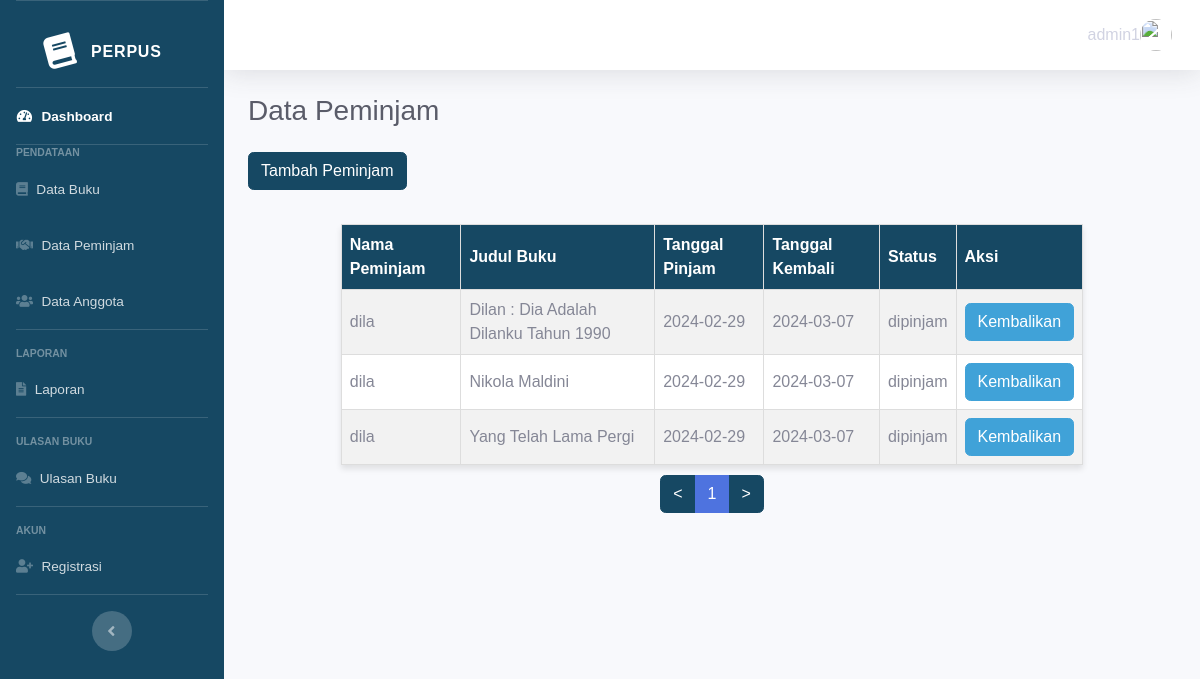
/admin/index_peminjam.php (signed in), run on an earlier commit of the app's database.
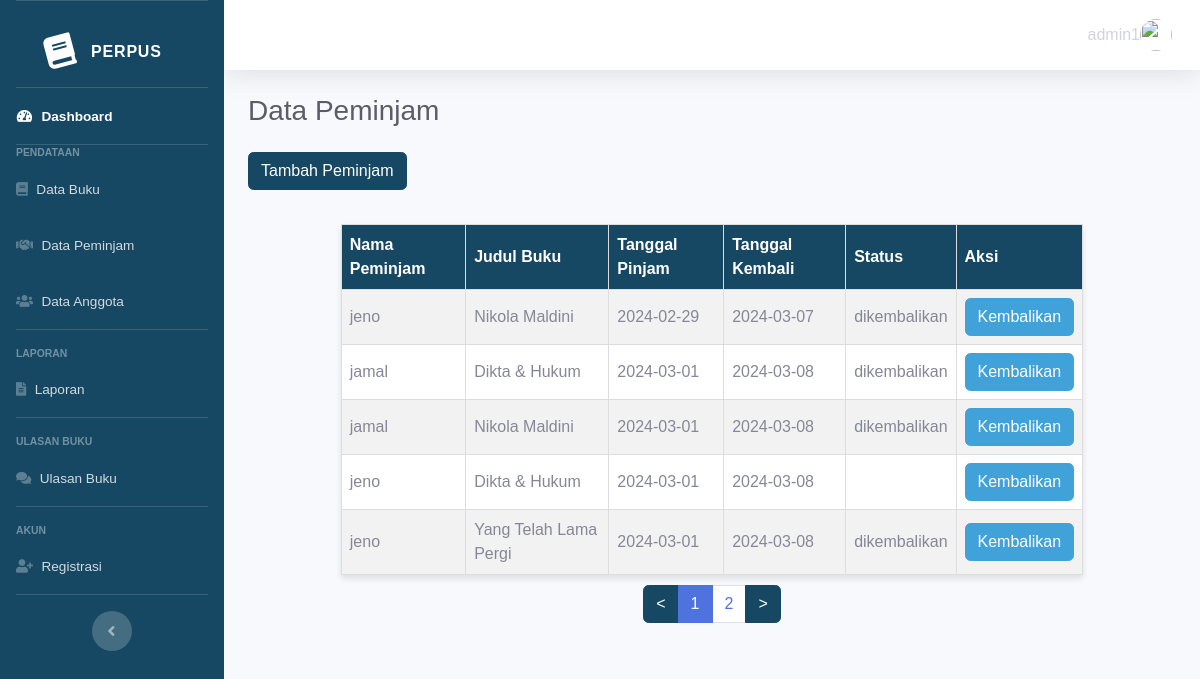
And on a later commit of the database.
### tables this page shows
CREATE TABLE `peminjaman` (
  `peminjaman_id` int(11) NOT NULL,
  `perpus_id` int(11) NOT NULL,
  `buku_id` int(11) NOT NULL,
  `tanggal_pinjam` date NOT NULL,
  `user_id` varchar(11) NOT NULL,
  `username` varchar(255) NOT NULL,
  `tanggal_kembali` date NOT NULL,
  `status_peminjam` enum('dipinjam','dikembalikan','','') DEFAULT NULL,
  `created_at` timestamp NOT NULL DEFAULT current_timestamp() ON UPDATE current_timestamp()
);

CREATE TABLE `buku` (
  `buku_id` int(11) NOT NULL,
  `perpus_id` int(11) NOT NULL,
  `judul` varchar(100) NOT NULL,
  `cover` varchar(255) NOT NULL,
  `penulis` varchar(50) NOT NULL,
  `penerbit` varchar(50) NOT NULL,
  `tahun_terbit` int(11) NOT NULL,
  `deskripsi` varchar(10000) NOT NULL,
  `kategori_id` int(11) NOT NULL,
  `ketersediaan` int(50) NOT NULL,
  `file_pdf` varchar(1000) NOT NULL,
  `created_at` timestamp NOT NULL DEFAULT current_timestamp() ON UPDATE current_timestamp()
);

### admin/index_peminjam.php (the view, shortened to what this page needs)
<?php
$role = $_SESSION["role"];
include('koneksi.php');
?>
<!DOCTYPE html>
<html lang="en">
<head>
    <link href="../dashboard/vendor/fontawesome-free/css/all.min.css" rel="stylesheet" type="text/css">
    <link href="../dashboard/css/sb-admin-2.min.css" rel="stylesheet">
</head>
<body id="page-top">
    <div id="wrapper">
        <ul class="navbar-nav bg-gradient-primary sidebar sidebar-dark accordion" id="accordionSidebar">
            <a class="sidebar-brand d-flex align-items-center justify-content-center" href="index.html">
                <div class="sidebar-brand-icon rotate-n-15">
                    <i class="fas fa-book"></i>
                </div>
                <div class="sidebar-brand-text mx-3">Perpus</div>
            </a>
            <hr class="sidebar-divider my-0">
            <li class="nav-item active">
                <a class="nav-link" href="home.php">
                    <i class="fas fa-fw fa-tachometer-alt"></i>
                    <span>Dashboard</span></a>
            </li>
            <?php
            if ($role === "admin") :
            ?>
                <hr class="sidebar-divider my-0">
                <div class="sidebar-heading">
                    Pendataan
                </div>
                <li class="nav-item">
                    <a class="nav-link" href="index_data_buku.php">
                        <i class="fas fa-book"></i>
                        <span>Data Buku</span></a>
                </li>
                <li class="nav-item">
                    <a class="nav-link" href="index_peminjam.php">
                        <i class="fas fa-handshake"></i>
                        <span>Data Peminjam</span></a>
                </li>
                <li class="nav-item">
                    <a class="nav-link" href="index_data_anggota.php">
                        <i class="fas fa-users"></i>
                        <span>Data Anggota</span>
                    </a>
                </li>
                <hr class="sidebar-divider">
                <div class="sidebar-heading">
                    Laporan
                </div>
                <li class="nav-item">
                    <a class="nav-link" href="index_laporan.php">
                        <i class="fas fa-file-alt"></i>
                        <span>Laporan</span></a>
                </li>
                <hr class="sidebar-divider">
                <div class="sidebar-heading">
                    Ulasan Buku
                </div>
                <li class="nav-item">
                    <a class="nav-link" href="index_ulasan_buku.php">
                        <i class="fas fa-comments"></i>
                        <span>Ulasan Buku</span></a>
                </li>
                <hr class="sidebar-divider">
                <div class="sidebar-heading">
                    Akun
                </div>
                <li class="nav-item">
                    <a class="nav-link" href="index_register.php">
                        <i class="fas fa-user-plus"></i>
                        <span>Registrasi</span>
                    </a>
                </li>
            <?php endif ?>
            <hr class="sidebar-divider d-none d-md-block">
            <div class="text-center d-none d-md-inline">
                <button class="rounded-circle border-0" id="sidebarToggle"></button>
            </div>
        </ul>
        <div id="content-wrapper" class="d-flex flex-column">
            <div id="content">
                <nav class="navbar navbar-expand navbar-light bg-white topbar mb-4 static-top shadow">
                    <ul class="navbar-nav ml-auto">
                        <li class="nav-item dropdown no-arrow">
                            <a class="nav-link dropdown-toggle" href="#" id="userDropdown" role="button" data-toggle="dropdown" aria-haspopup="true" aria-expanded="false">
                                <?php
                                if (isset($_SESSION['username'])) {
                                    echo $_SESSION['username'];
                                } else {
                                    echo "Pengguna";
                                }
                                ?> <img class="img-profile rounded-circle" src="https://source.unsplash.com/QAB-WJcbgJk/60x60">
                            </a>
                        </li>
                    </ul>
                </nav>
                <div class="container-fluid">
                    <div class="d-sm-flex align-items-center justify-content-between mb-4">
                        <h2 class="h3 mb-0 text-gray-800">Data Peminjam</h2>
                    </div>
                    <a href="../create/create_peminjam.php" class="mb-4 btn btn-primary1">Tambah Peminjam</a>
                    <div class="row">
                        <div class="col-xl-12 col-md-6 mb-4">
                            <?php
                            $results_per_page = 5;
                            $query = "SELECT * FROM peminjaman";
                            $result = mysqli_query($conn, $query);
                            $number_of_results = mysqli_num_rows($result);
                            $number_of_pages = ceil($number_of_results / $results_per_page);
                            if (!isset($_GET['page'])) {
                                $page = 1;
                            } else {
                                $page = $_GET['page'];
                            }
                            $this_page_first_result = ($page - 1) * $results_per_page;
                            $query = "SELECT peminjaman.*, buku.judul AS judul_buku
             FROM peminjaman
             INNER JOIN buku ON peminjaman.buku_id = buku.buku_id
             LIMIT $this_page_first_result, $results_per_page";
                            $result = mysqli_query($conn, $query);
                            if ($result->num_rows > 0) : ?>
                                <table border='1'>
                                    <tr>
                                        <th>Nama Peminjam</th>
                                        <th>Judul Buku</th>
                                        <th>Tanggal Pinjam</th>
                                        <th>Tanggal Kembali</th>
                                        <th>Status</th>
                                        <th>Aksi</th>
                                    </tr>
                                    <?php while ($row = mysqli_fetch_assoc($result)) : ?>
                                        <tr>
                                            <td><?= $row['username'] ?></td>
                                            <td><?= $row['judul_buku'] ?></td>
                                            <td><?= $row['tanggal_pinjam'] ?></td>
                                            <td><?= date('Y-m-d', strtotime($row['tanggal_pinjam'] . ' + 7 days')) ?></td>
                                            <td><?= $row['status_peminjam'] ?></td>
                                            <td>
                                                <button class="btn btn-primary2 btn-kembali" data-id="<?= $row['peminjaman_id'] ?>">Kembalikan</button>
                                            </td>
                                        </tr>
                                    <?php endwhile; ?>
                                </table>
                                <?php
                                $previous_page = ($page > 1) ? $page - 1 : 1;
                                $next_page = ($page < $number_of_pages) ? $page + 1 : $number_of_pages;
                                echo '<ul class="pagination justify-content-center">';
                                echo '<li class="page-item"><a class="page-link btn-primary1" href="?page=' . $previous_page . '"><</a></li>';
                                for ($i = max(1, $page - 2); $i <= min($page + 2, $number_of_pages); $i++) {
                                    echo '<li class="page-item ' . (($page == $i) ? "active" : "") . '"><a class="page-link text-primary1" href="?page=' . $i . '">' . $i . '</a></li>';
                                }
                                echo '<li class="page-item"><a class="page-link btn-primary1" href="?page=' . $next_page . '">></a></li>';
                                echo '</ul>';
                                ?>
                            <?php else : ?>
                                <p>Tidak ada peminjam.</p>
                            <?php endif; ?>
                        </div>
                    </div>
                </div>
            </div>
        </div>
    </div>
</body>
</html>

### admin/index_peminjam.php (style rules this page uses)
.bg-gradient-primary { background-color: #164863; background-image: linear-gradient(180deg, #164863 10%, #164863 100%); background-size: cover; }
.sidebar { background-color: #164863; }
.btn-primary2 { background-color: #40A2D8; border-color: #40A2D8; transition: background-color 0.3s ease; color: #ffffff; }
.nav-link { display: flex; align-items: center; }
.nav-link i { margin-right: 10px; }
body { font-family: Arial, sans-serif; background-color: #f8f9fa; margin: 0; }
h2 { color: #164863; }
table { border-collapse: collapse; width: 80%; margin: 10px auto; background-color: #fff; box-shadow: 0 4px 6px rgba(0, 0, 0, 0.1); }
th, td { border: 1px solid #ddd; padding: 8px; text-align: left; }
th { background-color: #164863; color: #fff; }
tr:nth-child(even) { background-color: #f2f2f2; }
a { text-decoration: none; color: inherit; }
.btn-primary1 { background-color: #164863; border-color: #164863; transition: background-color 0.3s ease; color: #ffffff; }

What changed in the data, as far as the page shows it:
removed peminjaman: username "dila", buku.judul "Dilan : Dia Adalah Dilanku Tahun 1990", tanggal_pinjam "2024-02-29", tanggal_pinjam "2024-03-07", status_peminjam "dipinjam"
removed peminjaman: username "dila", buku.judul "Nikola Maldini", tanggal_pinjam "2024-02-29", tanggal_pinjam "2024-03-07", status_peminjam "dipinjam"
removed peminjaman: username "dila", buku.judul "Yang Telah Lama Pergi", tanggal_pinjam "2024-02-29", tanggal_pinjam "2024-03-07", status_peminjam "dipinjam"
added peminjaman: username "jeno", buku.judul "Nikola Maldini", tanggal_pinjam "2024-02-29", tanggal_pinjam "2024-03-07", status_peminjam "dikembalikan"
added peminjaman: username "jamal", buku.judul "Dikta & Hukum", tanggal_pinjam "2024-03-01", tanggal_pinjam "2024-03-08", status_peminjam "dikembalikan"
added peminjaman: username "jamal", buku.judul "Nikola Maldini", tanggal_pinjam "2024-03-01", tanggal_pinjam "2024-03-08", status_peminjam "dikembalikan"
added peminjaman: username "jeno", buku.judul "Dikta & Hukum", tanggal_pinjam "2024-03-01", tanggal_pinjam "2024-03-08"
added peminjaman: username "jeno", buku.judul "Yang Telah Lama Pergi", tanggal_pinjam "2024-03-01", tanggal_pinjam "2024-03-08", status_peminjam "dikembalikan"
Also different on the page:
new list line: "2"
